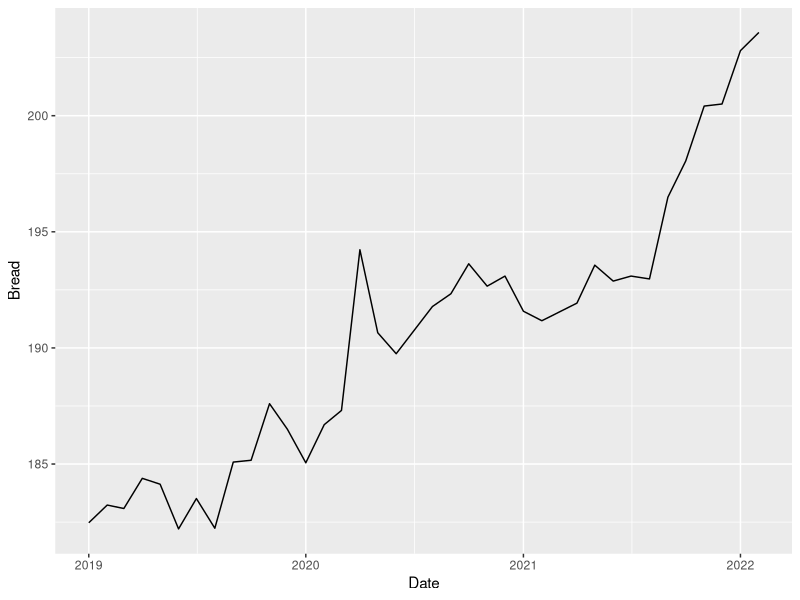
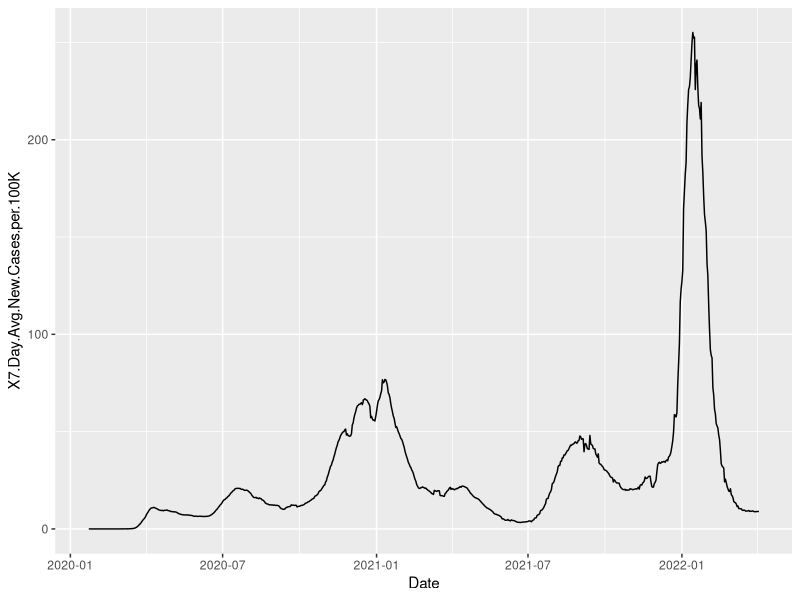
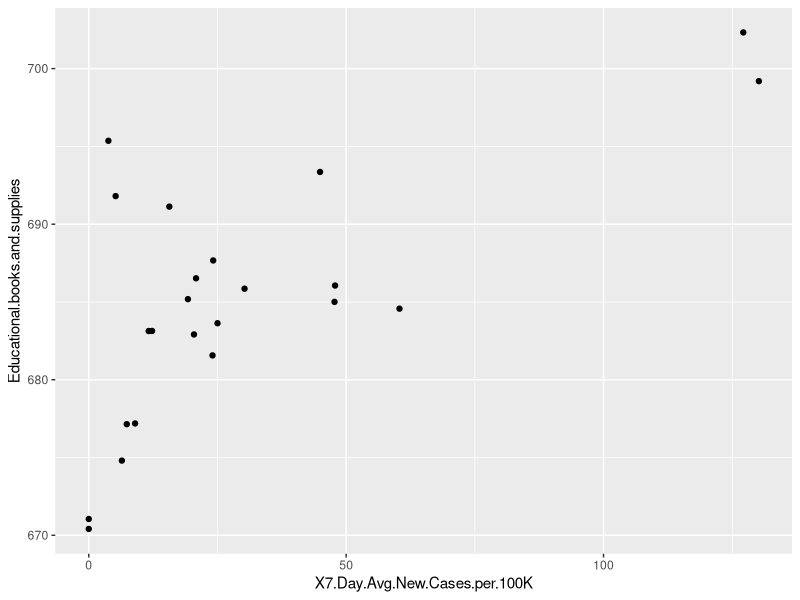

Source code (R) for these figures, in order: (Note: this script raises an error after producing the figures.)
## ---- chunk 1
knitr::opts_chunk$set(echo = TRUE)
## ---- chunk 2
library(tidyverse)
library(zoo)
library(dslabs)
library(caret)
library(stringr)
library(ggplot2)
library(dplyr)
library(tibble)
library(lubridate)
CPI_data <- read.csv("CPI_data.csv")
Covid_data <- read.csv("trends_in_covid19_cases_and_deaths_in_the_us_reported_to_cdc_by_population_factors.csv")

## ---- chunk 3
Clean_Covid_Data <- Covid_data %>% filter(Classification == "Metro_Rural") %>% filter(Category == 1)
Clean_Covid_Data <- Clean_Covid_Data %>% mutate(Date = as.Date(Clean_Covid_Data$Date, format = "%m/%d/%Y")) 

CPI_data <- CPI_data %>%  mutate(Date = as.Date(as.yearmon(CPI_data$Date, format = '%Y-%B')))

Clean_Covid_Data

All_Data <- inner_join(CPI_data, Clean_Covid_Data)
CPI_data
nrow(CPI_data)

## ---- chunk 4
CPI_data %>% ggplot(aes(Date, Bread)) + geom_line()
tail(Clean_Covid_Data)
Clean_Covid_Data  %>% ggplot(aes(Date, X7.Day.Avg.New.Cases.per.100K)) + geom_line()

All_Data %>% ggplot(aes(X7.Day.Avg.New.Cases.per.100K, Educational.books.and.supplies)) + geom_point()



nrow(CPI_covid_data)
CPI_covid_data
Covid_data_endFeb
#CPI_covid_data <- CPI_data %>% filter(Date > '2020-23-01')
Covid_data_endFeb <- Clean_Covid_Data %>% filter(Date < '2022-02-26')
#tail(Covid_data_endFeb)
#tail(CPI_covid_data)


CPI_covid_data
Covid_data_endFeb

months <- as_tibble(c())
months['monthname'] <- NA
months['monthcases'] <- NA

months

mymonths <-c("2020JAN", "2020FEB", "2020MAR", "2020APR", "2020MAY", "2020JUN", "2020JUL", "2020AUG", "2020SEP", "2020OCT", "2020NOV", "2020DEC", "2021JAN", "2021FEB", "2021MAR", "2021APR", "2021MAY", "2021JUN", "2021JUL", "2021AUG", "2021SEP", "2021OCT", "2021NOV", "2021DEC", "2022JAN", "2022FEB")

for(i in 1:26){
 months[i, ] <- NA
}

months

for(i in 1:26){
  months$monthname[i] <- mymonths[i]
}


covmonthly <- as_tibble(c())

Covid_data_endFeb

Covid_data_endFeb$newcases <- 0



for(i in 2:767)
{
  Covid_data_endFeb$newcases[i] <- Covid_data_endFeb$Total.Cases.per.100K[i] - Covid_data_endFeb$Total.Cases.per.100K[i-1]
}
#create a new column which indicates new cases each day 

Covid_data_endFeb

## ---- chunk 5

myvec <- c()


myvec[1:26] <- 0


v <- 3
start <- 37 
c1 <- 30
c2 <- 31 

for(i in 1:11){
  sum <- 0 
  if(i %% 2 != 0)
  {
    sum <- 0
    for(j in (start:(start+c2))){
      sum <- sum + Covid_data_endFeb$newcases[j]
    }
    avg <- sum / 31
    myvec[v] <- avg
    sum <- 0
    avg <- 0
    v <- v + 1
    start <- start + c2
  }
  else
  {
    sum <- 0
    for(k in (start:(start+c1))){
      sum <- sum + Covid_data_endFeb$newcases[k]
    }
    avg <- sum / 30
    myvec[v] <- avg
    sum <- 0
    avg <- 0
    v <- v + 1
    start <- start + c1
  }
}

#covers indexes 1:13 Jan2020 - Jan 2021

newsum <- 0

for(i in (start:(start + 29))){
  newsum <- newsum + Covid_data_endFeb$newcases[i]
}
newavg <- newsum / 29
myvec[v] <- newavg
newsum <- 0
newavg <- 0 
v <- v + 1
start <- start + 29


for(i in 1:11){
  sum <- 0 
  if(i %% 2 != 0)
  {
    sum <- 0
    for(j in (start:(start+c2))){
      sum <- sum + Covid_data_endFeb$newcases[j]
    }
    avg <- sum / 31
    myvec[v] <- avg
    sum <- 0
    avg <- 0
    v <- v + 1
    start <- start + c2
  }
  else
  {
    sum <- 0
    for(k in (start:(start+c1))){
      sum <- sum + Covid_data_endFeb$newcases[k]
    }
    avg <- sum / 30
    myvec[v] <- avg
    sum <- 0
    avg <- 0
    v <- v + 1
    start <- start + c1
  }
}


for(i in (start:(start + 28))){
  newsum <- newsum + Covid_data_endFeb$newcases[i]
}
newavg <- newsum / 28
myvec[v] <- newavg
newsum <- 0
newavg <- 0 
v <- v + 1
start <- start + 28


months


for(i in 1:26){
  months$monthcases[i] <- myvec[i]
}  

months
## ---- chunk 6
CPI_covid_data <- dplyr::add_row(
  CPI_covid_data,
  Date = "2020-July",
  Bread = 190.894,
  Chicken = 1,
  Eggs = 1,
  Unleaded.regular.gasoline = 1,
  Electricity = 1,
  Utility..gas.service = 1,
  Day.care.and.preschool = 1,
  College.tuition.and.fees = 1,
  Educational.books.and.supplies = 1,
  Parking.fees.and.tolls = 1,
  Airline.fares = 1,
  Motor.vehicle.insurance = 1,
  Prescription.drugs = 533.551,
  Nonprescription.drugs = 96.423,
  Medical.equipment.and.supplies = 102.184,
  Recorded.music.and.music.subscriptions = 1,
  Cable.and.satellite.television.service = 1,
  Rental.of.video.discs.and.other.media = 136.921,
  Recreational.books = 1,
  Outdoor.equipment.and.supplies = 1,
  Indoor.plants.and.flowers = 1,
  Household.cleaning.products = 126.653,
  Rent.of.primary.residence = 1,
  .before = 7
)

CPI_covid_data

## ---- chunk 7

month.vid <- months

month.supp <- months

month.med <- months

month.pre <- months

month.nonpre <- months

for(i in 1:26)
{
  month.vid$prices[i] <- CPI_covid_data$Rental.of.video.discs.and.other.media[i]
  month.supp$prices[i] <- CPI_covid_data$Household.cleaning.products[i]
  month.med$prices[i] <- CPI_covid_data$Medical.equipment.and.supplies[i]
  month.pre$prices[i] <- CPI_covid_data$Prescription.drugs[i]
  month.nonpre$prices[i] <- CPI_covid_data$Nonprescription.drugs[i]
}


month.vid
month.supp
month.med
month.pre
month.nonpre

#seperated all the prices by month into seperate dataframes for variables whose prices were most affected by case count
## ---- chunk 8
video_rentals_plot <- ggplot(month.vid, aes(x= monthname, y = prices, fill = monthcases)) + geom_bar(stat = "identity") +
  scale_fill_gradient2(low = "white", high = "black", mid = "grey")
  
video_rentals_plot

## ---- chunk 9
cleansupp_plot <- ggplot(month.supp, aes(x= monthname, y = prices, fill = monthcases)) + geom_bar(stat = "identity") +
  scale_fill_gradient2(low = "white", high = "black", mid = "grey")
  
cleansupp_plot




## ---- chunk 10
med_plot <- ggplot(month.med, aes(x= monthname, y = prices, fill = monthcases)) + geom_bar(stat = "identity") +
  scale_fill_gradient2(low = "white", high = "black", mid = "grey")
  
med_plot




## ---- chunk 11
pres_plot <- ggplot(month.pre, aes(x= monthname, y = prices, fill = monthcases)) + geom_bar(stat = "identity") +
  scale_fill_gradient2(low = "white", high = "black", mid = "grey")
  
pres_plot




## ---- chunk 12
nonpre_plot <- ggplot(month.nonpre, aes(x= monthname, y = prices, fill = monthcases)) + geom_bar(stat = "identity") +
  scale_fill_gradient2(low = "white", high = "black", mid = "grey")
  
nonpre_plot




## ---- chunk 13
#the linear regression for food items
eggs <- summary(lm(X7.Day.Avg.New.Cases.per.100K ~ Eggs, data = All_Data))
bread <- summary(lm(X7.Day.Avg.New.Cases.per.100K ~ Bread, data = All_Data))
chicken <- summary(lm(X7.Day.Avg.New.Cases.per.100K ~ Chicken, data = All_Data))
food <- summary(lm(X7.Day.Avg.New.Cases.per.100K ~ Chicken + Bread + Eggs, data = All_Data))

## ---- chunk 14
#the linear regression for energy
gas <- summary(lm(X7.Day.Avg.New.Cases.per.100K ~ Unleaded.regular.gasoline, data = All_Data))
electricity <- summary(lm(X7.Day.Avg.New.Cases.per.100K ~ Electricity, data = All_Data))
natural_gas <- summary(lm(X7.Day.Avg.New.Cases.per.100K ~ Utility..gas.service, data = All_Data))
power <- summary(lm(X7.Day.Avg.New.Cases.per.100K ~ Utility..gas.service + Electricity + Unleaded.regular.gasoline, data = All_Data))

## ---- chunk 15
#the linear regression for education/child care
day_care <- summary(lm(X7.Day.Avg.New.Cases.per.100K ~ Day.care.and.preschool, data = All_Data))
college_tuition <- summary(lm(X7.Day.Avg.New.Cases.per.100K ~ College.tuition.and.fees, data = All_Data))
educational_supplies <- summary(lm(X7.Day.Avg.New.Cases.per.100K ~ Educational.books.and.supplies, data = All_Data))
education <- summary(lm(X7.Day.Avg.New.Cases.per.100K ~ Educational.books.and.supplies + College.tuition.and.fees + Day.care.and.preschool, data = All_Data))
## ---- chunk 16
#the linear regression for transportation items
parking_fees <- summary(lm(X7.Day.Avg.New.Cases.per.100K ~ Parking.fees.and.tolls, data = All_Data))
motor_insurance <- summary(lm(X7.Day.Avg.New.Cases.per.100K ~ Motor.vehicle.insurance, data = All_Data))
airline_fares <- summary(lm(X7.Day.Avg.New.Cases.per.100K ~ Airline.fares, data = All_Data))
transportation <- summary(lm(X7.Day.Avg.New.Cases.per.100K ~ Airline.fares + Motor.vehicle.insurance + Parking.fees.and.tolls, data = All_Data))
#transportation
## ---- chunk 17
#the linear regression for medical items items
prescription_drugs <- summary(lm(X7.Day.Avg.New.Cases.per.100K ~ Prescription.drugs, data = All_Data))
nonprescription_drugs <- summary(lm(X7.Day.Avg.New.Cases.per.100K ~ Nonprescription.drugs, data = All_Data))
medical_supplies <- summary(lm(X7.Day.Avg.New.Cases.per.100K ~ Medical.equipment.and.supplies, data = All_Data))
medicine <- summary(lm(X7.Day.Avg.New.Cases.per.100K ~ Medical.equipment.and.supplies + Nonprescription.drugs + Prescription.drugs, data = All_Data))

#graph for prescription_durgs
prescription_drugs_plot <- ggplot(aes(x = CPI_data$Prescription.drugs, y = Clean_Covid_Data$X7.Day.Avg.New.Cases.per.100K))+geom_histogram()

## ---- chunk 18
#the linear regression for entertainment items
music <- summary(lm(X7.Day.Avg.New.Cases.per.100K ~ Recorded.music.and.music.subscriptions, data = All_Data))
cable_tv <- summary(lm(X7.Day.Avg.New.Cases.per.100K ~ Cable.and.satellite.television.service, data = All_Data))
video_rentals <- summary(lm(X7.Day.Avg.New.Cases.per.100K ~ Rental.of.video.discs.and.other.media, data = All_Data))
books <- summary(lm(X7.Day.Avg.New.Cases.per.100K ~ Recreational.books, data = All_Data))
entertainment <- summary(lm(X7.Day.Avg.New.Cases.per.100K ~ Recreational.books + Rental.of.video.discs.and.other.media + Cable.and.satellite.television.service + Recorded.music.and.music.subscriptions, data = All_Data))

## ---- chunk 19
#the linear regression for general home items
outdoor_equipment <- summary(lm(X7.Day.Avg.New.Cases.per.100K ~ Outdoor.equipment.and.supplies, data = All_Data))
indoor_plants <- summary(lm(X7.Day.Avg.New.Cases.per.100K ~ Indoor.plants.and.flowers, data = All_Data))
cleaning_supplies <- summary(lm(X7.Day.Avg.New.Cases.per.100K ~ Household.cleaning.products, data = All_Data))
rent <- summary(lm(X7.Day.Avg.New.Cases.per.100K ~ Rent.of.primary.residence, data = All_Data))
home <- summary(lm(X7.Day.Avg.New.Cases.per.100K ~ Rent.of.primary.residence + Household.cleaning.products + Indoor.plants.and.flowers + Outdoor.equipment.and.supplies, data = All_Data))
